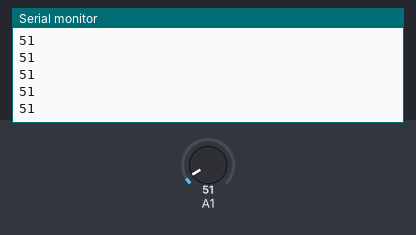
Bench run of a sketch on a simulated Arduino Uno, built with avr-gcc and run on an emulated ATmega328P. Shown: the last lines printed to the serial monitor. The test bench sets the inputs (shaded band); at power-on: A1 = 51.

Above: at 1.2 s.
1.3 s: A1 set to 61
At 2.0 s:
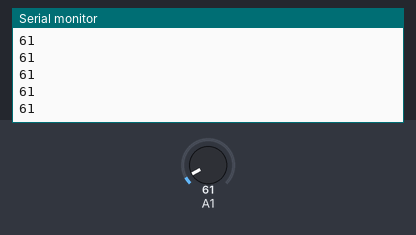
2.8 s: A1 set to 71
At 3.8 s:
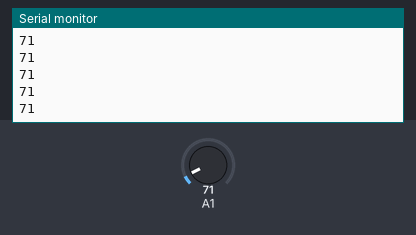
Timing chart, 0 to 5.8 s (numbered marks = the images above; inputs shaded):
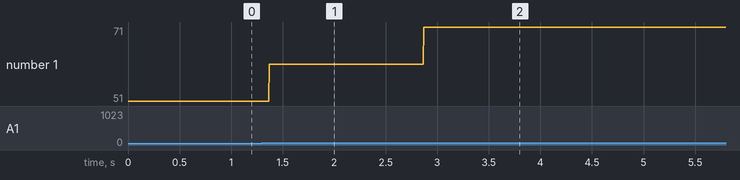

Measured:
- after the input at 1.3 s, the serial monitor: prints a new line after 0.07 s (image 1)
- after the input at 2.8 s, the serial monitor: prints a new line after 0.07 s (image 2)
- plotted number 1: 51 → 61 after the input at 1.3 s, 61 → 71 after the input at 2.8 s

The sketch:

LightSensor.ino
```cpp
// Light sensor
// To connect A0

//Light sensor integrates a photo-resistor(light dependent resistor) to detect the intensity of light.
//The resistance of photo-resistor decreases when the intensity of light increases.
//A dual OpAmp chip LM358 on board produces voltage corresponding to intensity of light(i.e. based on resistance value).
//The output signal is analog value, the brighter the light is, the larger the value.
//This module can be used to build a light controlled switch i.e. switch off lights during day time and switch on lights during night time.

// the setup routine runs once when you press reset:
void setup() {
  // initialize serial communication at 9600 bits per second:
  Serial.begin(9600);
}

// the loop routine runs over and over again forever:
void loop() {
  // read the input on analog pin 0:
  int sensorValue = analogRead(A1);
  // print out the value you read:
  Serial.println(sensorValue);
  delay(1);        // delay in between reads for stability
}
```
